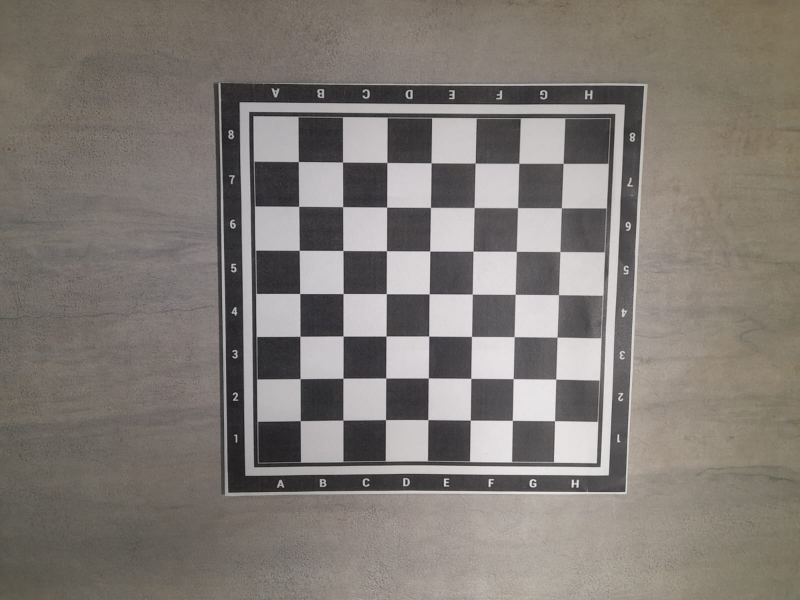
#> input picture imagenes/chess/35.jpeg, 1600 x 1200 px (shown at 1/2 size); its folder holds only this picture in this run
$ jupyter execute Reconstruccion3D_Vision.ipynb   (shell and % lines are left out)
#> lines starting #> are read from the running program, lines starting #| are printed output that depends on the picture; after the words box and inside, x2 and y2 are one past the last pixel; in counts of white or black regions, pixels touching at a corner belong together
## Taller 1 - Reconstrucción 3D a partir de imágenes usando SfM.

### Introducción a la Visión por Computadora

### Luceth Argote

### Importar e instalar librerías.

[cell 1]
import numpy as np
import cv2 as cv
import glob
import pycolmap
import open3d as o3d
import shutil
from tqdm import tqdm
import seaborn as sns

from google.colab.patches import cv2_imshow
import os
import matplotlib.pyplot as plt
from mpl_toolkits.mplot3d import Axes3D

### Calibración de la cámara.

[cell 2]
chessboardSize = (7,7)

frameSize = (358, 268)

[cell 3]
criteria = (cv.TERM_CRITERIA_EPS + cv.TERM_CRITERIA_MAX_ITER, 30, 0.001)

[cell 4]
objp = np.zeros((chessboardSize[0]*chessboardSize[1], 3), np.float32)
objp[:,:2] = np.mgrid[0:chessboardSize[0], 0:chessboardSize[1]].T.reshape(-1, 2)

[cell 5]
objPoints = []
imgPoints = []

[cell 6]
chess = glob.glob('chess/*.jpeg')

[cell 7]
for image in chess:
    img = cv.imread(image)
#> img is the input picture: shape (1200, 1600, 3); mean B, G, R 117.5, 123.2, 129.2
    gray = cv.cvtColor(img, cv.COLOR_BGR2GRAY)

    #Detectar esquinas del tablero
    ret, corners = cv.findChessboardCorners(gray, chessboardSize, None)
#> ret = True; corners = 49 rows, first 8: [596.7, 323.6], [685.6, 324.6], [774.3, 325.3], [862.8, 326.1], [950.6, 326.7], [1038.1, 327], [1126.7, 327.2], [597.8, 413]

    if ret == True:
        objPoints.append(objp)
        corners2 = cv.cornerSubPix(gray, corners, (11,11), (-1,-1), criteria)
#> corners2 = 49 rows, first 8: [596.9, 323.5], [685.5, 324.5], [774.3, 325.4], [862.6, 326.2], [950.7, 326.5], [1038.2, 326.9], [1126.6, 327], [597.8, 413]
        imgPoints.append(corners)

        # Dibujar las esquinas detectadas
        cv.drawChessboardCorners(img, chessboardSize, corners2, ret)
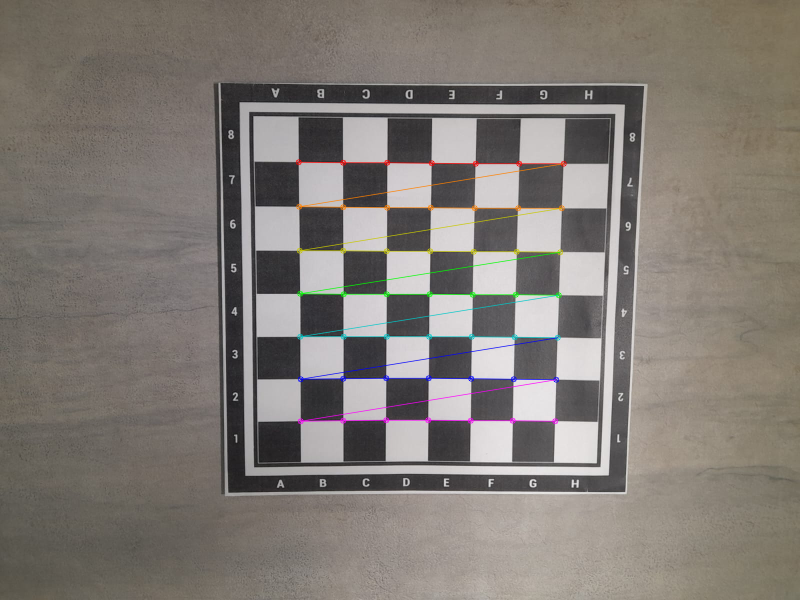
#> img: shape (1200, 1600, 3) (shown at 1/2 size); 1.26% of pixels changed, all inside (x1, y1, x2, y2) = (591, 318, 1134, 849)
        #cv.imshow("Chessboard", img)
        #cv2_imshow(img)
        cv.waitKey(1000)

cv.destroyAllWindows()

[cell 8]
#Calibración
ret, mtx, dist, rvecs, tvecs = cv.calibrateCamera(objPoints, imgPoints, gray.shape[::-1], None, None)
#> ret = 0.266; mtx = [[1867.3, 0, 795.7], [0, 1876.7, 614.1], [0, 0, 1]]; dist = [[0.508, -8.57, 0.0144, -0.00396, 72.57]]; rvecs = ([0.172, -0.0261, 0.00508],); tvecs = ([-2.24, -3.26, 21.17],)

#Guardar parámetros de calibración
np.savez("calibration_data.npz", mtx=mtx, dist=dist)

[cell 9]
#Cargar los parámetros de calibración
calib_data = np.load("calibration_data.npz")
mtx = calib_data["mtx"]
dist = calib_data["dist"]

### Pre-procesamiento de imágenes, Detección de Características y Emparejamiento.

[cell 10]
#Cargar las imagenes del parlante
parlante = glob.glob('parlante/*.jpeg')

Detección de características usando SIFT.

[cell 11]
#Inicializar SIFT
sift = cv.SIFT_create()

keypoints_list = []
descriptors_list = []
loaded_images = []

[cell 12]
for image in parlante:
    print(image)
    img = cv.imread(image)
    h, w = img.shape[:2]

    #Corregir distorsión
    new_camera_mtx, roi = cv.getOptimalNewCameraMatrix(mtx, dist, (w, h), 1, (w, h))
    undistorted = cv.undistort(img, mtx, dist, None, new_camera_mtx)

    #Escala de grises
    gray = cv.cvtColor(undistorted, cv.COLOR_BGR2GRAY)

    #Mejoras de contraste
    clahe = cv.createCLAHE(clipLimit=2.0, tileGridSize=(8,8))
    cl1 = clahe.apply(gray)

    #Reducción de ruido
    denoised = cv.bilateralFilter(cl1, d=9, sigmaColor=75, sigmaSpace=75)

    #Detectar las esquinas
    dst = cv.cornerHarris(denoised, 2, 3, 0.04)

    dst = cv.dilate(dst, None)

    #Seleccionar las esquinas más destacadas
    corners = np.argwhere(dst > 0.01 * dst.max())

    if len(corners) >= 9:  # Si se detectan al menos 9 puntos
        #Dibujar esquinas detectadas
        for x, y in corners[:9]:
            cv.circle(undistorted, (y, x), 5, (0, 255, 0), -1)

    #Aplicar SIFT sobre la imagen
    keypoints, descriptors = sift.detectAndCompute(denoised, None)

    #Guardar resultados
    keypoints_list.append(keypoints)
    descriptors_list.append(descriptors)
    loaded_images.append(denoised)

# Emparejamiento de características con FLANN
FLANN_INDEX_KDTREE = 1
index_params = dict(algorithm=FLANN_INDEX_KDTREE, trees=5)
search_params = dict(checks=50)
flann = cv.FlannBasedMatcher(index_params, search_params)

for i in range(len(loaded_images) - 1):
    img1, img2 = loaded_images[i], loaded_images[i + 1]
    kp1, kp2 = keypoints_list[i], keypoints_list[i + 1]
    des1, des2 = descriptors_list[i], descriptors_list[i + 1]

    matches = flann.knnMatch(des1, des2, k=2)

    good_matches = []
    for m, n in matches:
        if m.distance < 0.75 * n.distance:
            good_matches.append(m)

    # Dibujar los mejores 20 emparejamientos
    img_matches = cv.drawMatches(img1, kp1, img2, kp2, good_matches[:15], None, flags=cv.DrawMatchesFlags_NOT_DRAW_SINGLE_POINTS)
    #cv2_imshow(img_matches)
    #cv.waitKey(500)
    plt.imshow(img_matches)
    plt.show()

cv.destroyAllWindows()

Se puede ver que se obtuvieron buenos emparejamientos por lo que se tomaron buenas fotos, se escogió un buen objeto y se aplicaron correctamente las correcciones.

### Estimación de la matriz fundamental y la matriz escencial.

[cell 13]
# Cargar la matriz de calibración de la cámara
calib_data = np.load("calibration_data.npz")
K = calib_data["mtx"]  # Matriz intrínseca de la cámara

# Listas para almacenar los resultados
matriz_fundamental = []
matriz_escencial = []
rotaciones = []
traslaciones = []

# Asegurar que las listas de keypoints y matches existen
lista_keys = keypoints_list
lista_matches = []

# Calcular los emparejamientos entre imágenes
for i in range(len(loaded_images) - 1):
    des1, des2 = descriptors_list[i], descriptors_list[i + 1]
    matches = flann.knnMatch(des1, des2, k=2)

    good_matches = [m for m, n in matches if m.distance < 0.75 * n.distance]
    lista_matches.append(good_matches)

# Estimar las matrices fundamentales y esenciales
for i in tqdm(range(len(lista_keys) - 1), desc="Calculando matrices"):

    pts1 = np.float32([lista_keys[i][m.queryIdx].pt for m in lista_matches[i]])
    pts2 = np.float32([lista_keys[i + 1][m.trainIdx].pt for m in lista_matches[i]])

    if len(pts1) >= 8:  # Se necesitan al menos 8 puntos para RANSAC
        # Calcular la matriz fundamental
        F, mask = cv.findFundamentalMat(pts1, pts2, cv.FM_RANSAC)
        matriz_fundamental.append(F)

        # Filtrar los inliers después de RANSAC
        pts1 = pts1[mask.ravel() == 1]
        pts2 = pts2[mask.ravel() == 1]

        # Calcular la matriz esencial
        E, mask = cv.findEssentialMat(pts1, pts2, K, cv.RANSAC, prob=0.99999, threshold=0.1)
        matriz_escencial.append(E)

        # Filtrar los inliers nuevamente
        pts1 = pts1[mask.ravel() == 1]
        pts2 = pts2[mask.ravel() == 1]

        # Recuperar rotación y traslación
        _, R, t, _ = cv.recoverPose(E, pts1, pts2, K)
        rotaciones.append(R)
        traslaciones.append(t)

# Imprimir los resultados
print(f"Se calcularon {len(matriz_fundamental)} matrices fundamentales")
print(f"Se calcularon {len(matriz_escencial)} matrices esenciales")
print(f"Se calcularon {len(rotaciones)} rotaciones")
print(f"Se calcularon {len(traslaciones)} traslaciones")

[cell 14]
for i in range(len(matriz_fundamental)):
    print(f"\nPar de imágenes {i}-{i+1}")
    print("Matriz Fundamental (F):\n", np.round(matriz_fundamental[i], 3))
    print("Matriz Esencial (E):\n", np.round(matriz_escencial[i], 3))
    print("Rotación (R):\n", np.round(rotaciones[i], 3))
    print("Traslación (t):\n", np.round(traslaciones[i].ravel(), 3))


$ run again, on imagenes/chess/WhatsApp Image 2025-02-13 at 12.46.18 PM.jpeg
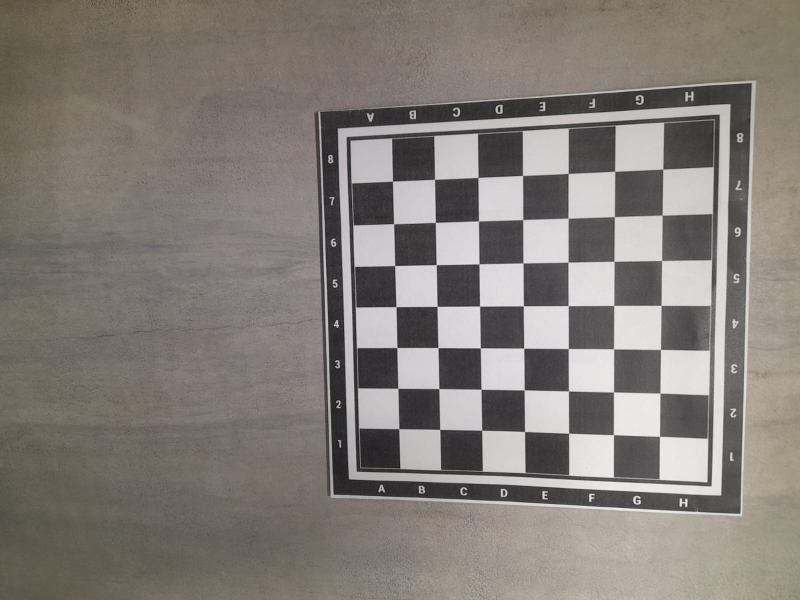
#> input picture imagenes/chess/WhatsApp Image 2025-02-13 at 12.46.18 PM.jpeg, 1600 x 1200 px (shown at 1/2 size)
#> img is the input picture: shape (1200, 1600, 3); mean B, G, R 119.9, 125.4, 131.4
#> `ret, corners = cv.findChessboardCorners(gray, chessboardSize, None)`: ret = True; corners = 49 rows, first 8: [1326.2, 338.4], [1324.6, 430.6], [1322.7, 522.3], [1322.2, 610.6], [1321.4, 699.5], [1320.6, 786.8], [1318.9, 873.5], [1229.8, 343]
#> corners2 = 49 rows, first 8: [1326.1, 338.5], [1324.7, 430.7], [1323.6, 521.5], [1322.6, 611.2], [1321.4, 699.3], [1320.4, 786.7], [1319.4, 873.2], [1229.9, 343]
#> `cv.drawChessboardCorners(img, chessboardSize, corners2, ret)`:
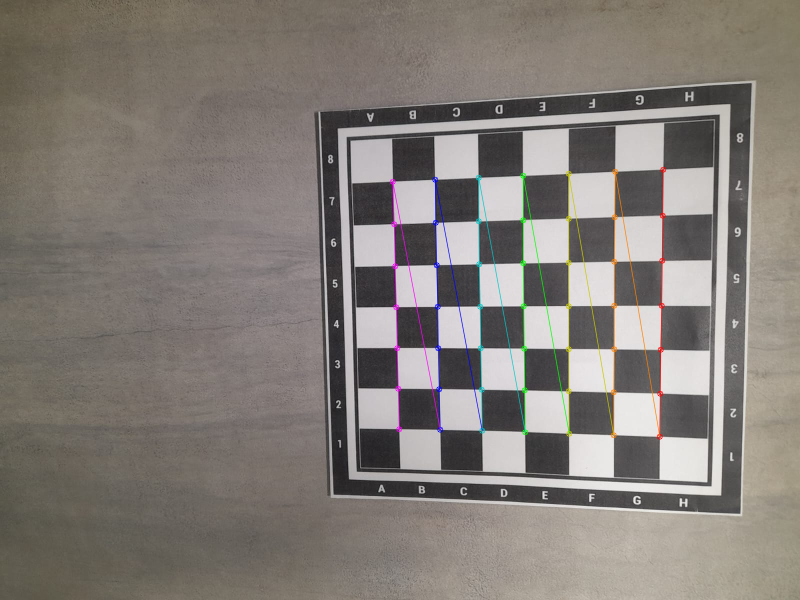
#> img: shape (1200, 1600, 3) (shown at 1/2 size); 1.25% of pixels changed, all inside (x1, y1, x2, y2) = (779, 333, 1333, 880)
#> `ret, mtx, dist, rvecs, tvecs = cv.calibrateCamera(objPoints, imgPoints..`: ret = 0.285; mtx = [[1302.6, 0, 705], [0, 1301.8, 598.1], [0, 0, 1]]; dist = [[0.183, -0.514, 0.00778, -0.0179, 0.734]]; rvecs = ([0.233, 0.0535, 1.54],); tvecs = ([6.85, -2.86, 14.31],)

$ run again, on imagenes/chess/WhatsApp Image 2025-02-13 at 12.46.19 PM (1).jpeg
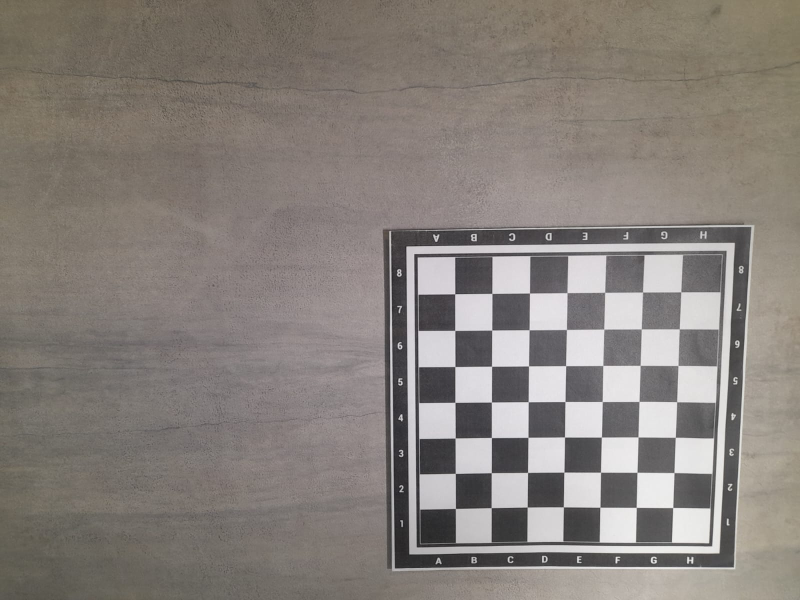
#> input picture imagenes/chess/WhatsApp Image 2025-02-13 at 12.46.19 PM (1).jpeg, 1600 x 1200 px (shown at 1/2 size)
#> img is the input picture: shape (1200, 1600, 3); mean B, G, R 122.9, 128.3, 135
#> `ret, corners = cv.findChessboardCorners(gray, chessboardSize, None)`: ret = True; corners = 49 rows, first 8: [1346.1, 1015.7], [1272.8, 1015], [1200.3, 1014.9], [1127.1, 1014.2], [1054.9, 1014.9], [982.8, 1015.6], [911.5, 1017.3], [1348.5, 945.5]
#> corners2 = 49 rows, first 8: [1345.9, 1015.6], [1272.9, 1015.2], [1200.3, 1014.8], [1127.1, 1014.3], [1054.8, 1014.6], [982.8, 1015.8], [911.3, 1017.4], [1348.4, 945.6]
#> `cv.drawChessboardCorners(img, chessboardSize, corners2, ret)`:
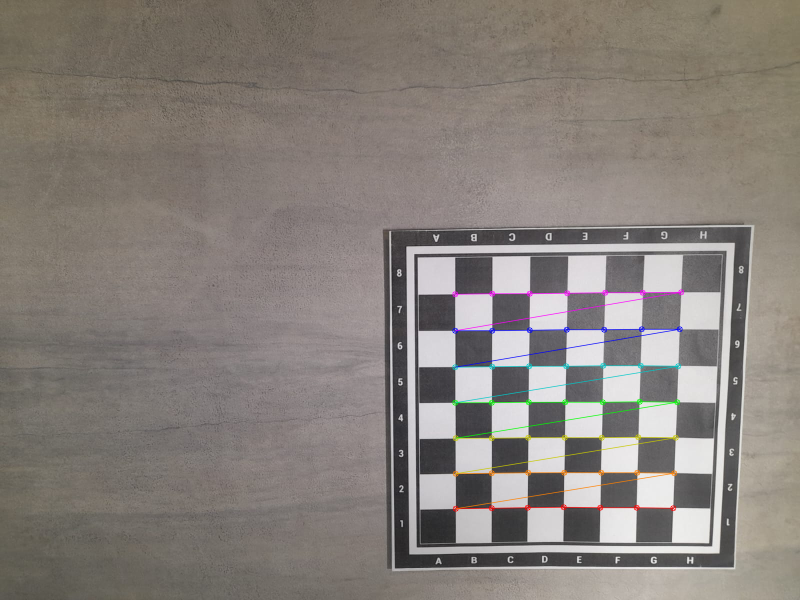
#> img: shape (1200, 1600, 3) (shown at 1/2 size); 1.11% of pixels changed, all inside (x1, y1, x2, y2) = (904, 578, 1369, 1024)
#> `ret, mtx, dist, rvecs, tvecs = cv.calibrateCamera(objPoints, imgPoints..`: ret = 0.318; mtx = [[913, 0, 850.8], [0, 930.7, 334.7], [0, 0, 1]]; dist = [[0.0467, 0.00157, -0.00225, -0.00542, -0.00675]]; rvecs = ([0.00363, -0.178, 3.12],); tvecs = ([6.87, 9.21, 12.89],)

$ run again, on imagenes/chess/WhatsApp Image 2025-02-13 at 12.46.19 PM (2).jpeg
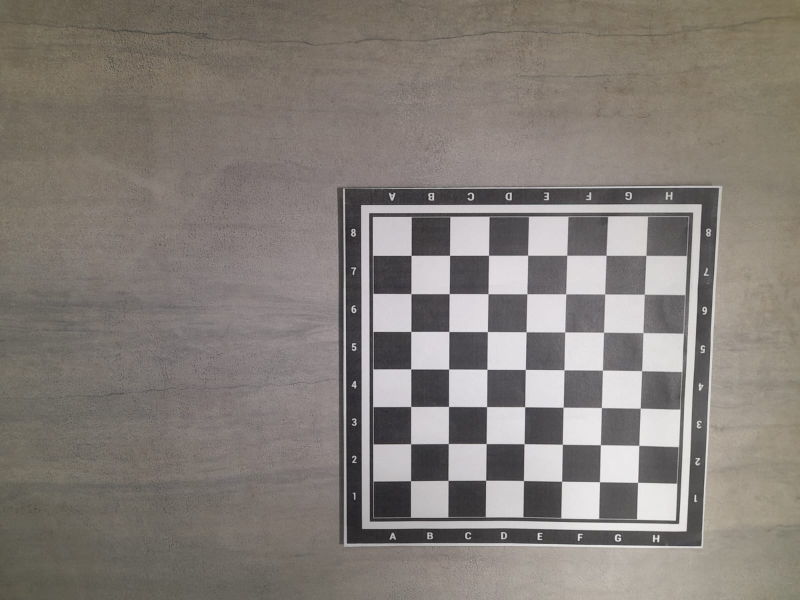
#> input picture imagenes/chess/WhatsApp Image 2025-02-13 at 12.46.19 PM (2).jpeg, 1600 x 1200 px (shown at 1/2 size)
#> img is the input picture: shape (1200, 1600, 3); mean B, G, R 120.5, 126.1, 132.6
#> `ret, corners = cv.findChessboardCorners(gray, chessboardSize, None)`: ret = True; corners = 49 rows, first 8: [822.8, 511.1], [899.6, 510.9], [977.6, 511], [1056, 510.9], [1134.5, 510.4], [1211.7, 510.4], [1292.2, 511.2], [822.2, 587.9]
#> corners2 = 49 rows, first 8: [822.6, 511.1], [899.6, 511], [977.5, 510.9], [1055.7, 510.8], [1134, 510.8], [1212.5, 510.9], [1292.3, 511.1], [822.3, 587.7]
#> `cv.drawChessboardCorners(img, chessboardSize, corners2, ret)`:
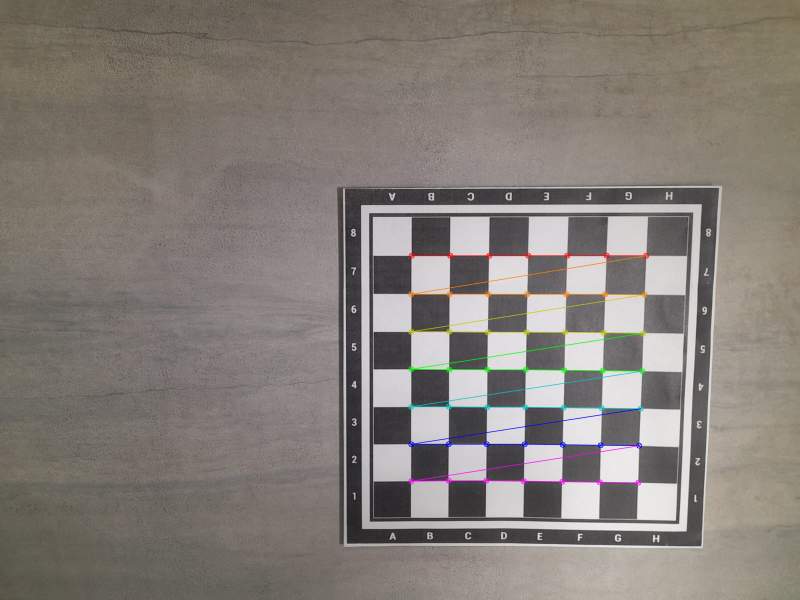
#> img: shape (1200, 1600, 3) (shown at 1/2 size); 1.14% of pixels changed, all inside (x1, y1, x2, y2) = (816, 505, 1299, 972)
#> `ret, mtx, dist, rvecs, tvecs = cv.calibrateCamera(objPoints, imgPoints..`: ret = 0.319; mtx = [[822.7, 0, 799.2], [0, 828.4, 405.4], [0, 0, 1]]; dist = [[0.0402, -0.00531, 0.000933, -0.00401, -0.00403]]; rvecs = ([0.0848, 0.00557, -0.00261],); tvecs = ([0.297, 1.35, 10.61],)

$ run again, on imagenes/chess/WhatsApp Image 2025-02-13 at 12.46.17 PM.jpeg
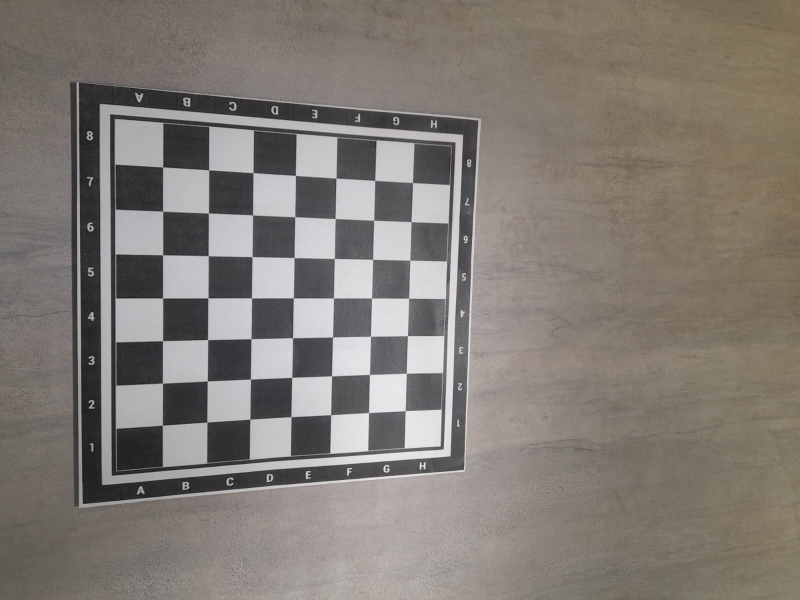
#> input picture imagenes/chess/WhatsApp Image 2025-02-13 at 12.46.17 PM.jpeg, 1600 x 1200 px (shown at 1/2 size)
#> img is the input picture: shape (1200, 1600, 3); mean B, G, R 117.5, 123.5, 130
#> `gray = cv.cvtColor(img, cv.COLOR_BGR2GRAY)`:
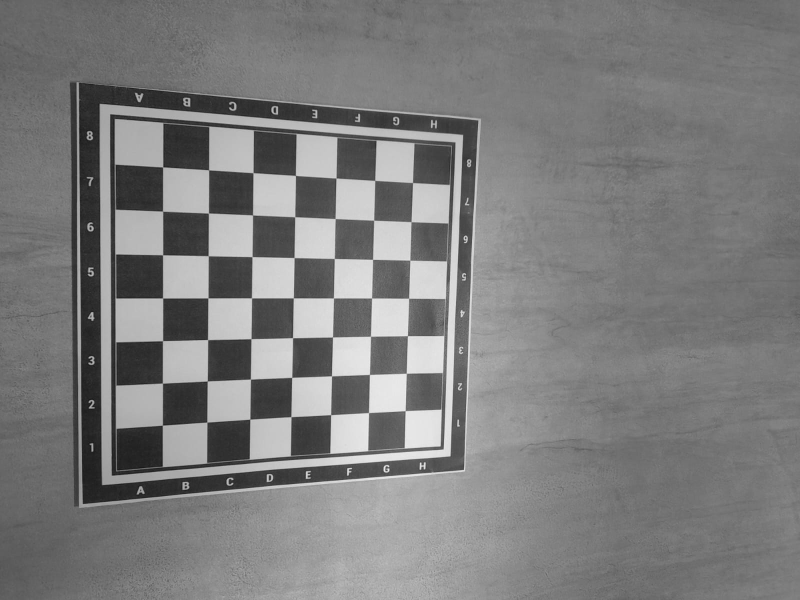
#> gray: shape (1200, 1600) (shown at 1/2 size); min 13, max 244, mean 124.7
#> `ret, corners = cv.findChessboardCorners(gray, chessboardSize, None)`: ret = True; corners = 49 rows, first 8: [325.7, 334.4], [417.5, 340.4], [506.4, 346], [591.5, 351.5], [672.4, 356.5], [749.9, 361], [825.6, 365.4], [325.5, 422.8]
#> corners2 = 49 rows, first 8: [325.7, 334.3], [417.7, 340.2], [506.5, 345.9], [591.3, 351.3], [672.5, 356.5], [750, 361.3], [825.5, 365.5], [325.7, 422.8]
#> `cv.drawChessboardCorners(img, chessboardSize, corners2, ret)`:
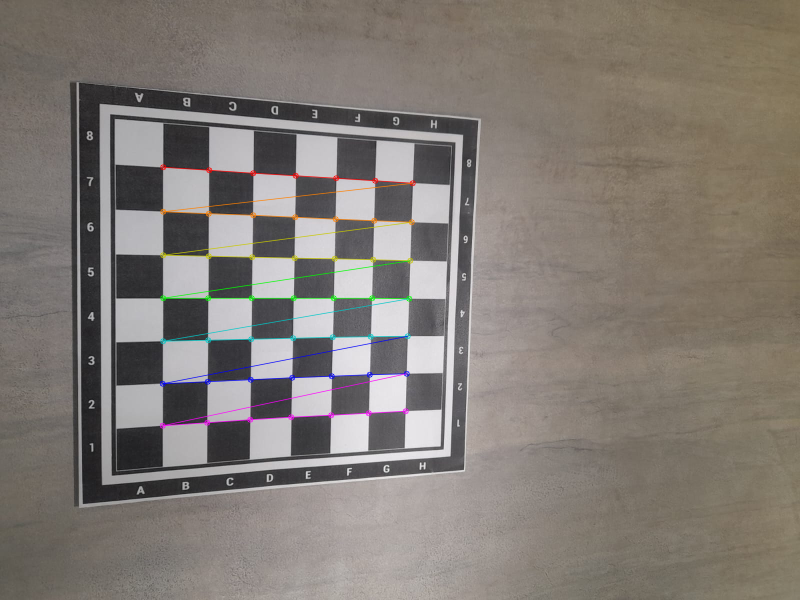
#> img: shape (1200, 1600, 3) (shown at 1/2 size); 1.21% of pixels changed, all inside (x1, y1, x2, y2) = (319, 328, 832, 858)
#> `ret, mtx, dist, rvecs, tvecs = cv.calibrateCamera(objPoints, imgPoints..`: ret = 0.259; mtx = [[1213.8, 0, 848.1], [0, 1217.2, 594.1], [0, 0, 1]]; dist = [[0.141, -0.221, 0.00761, 0.016, 0.00354]]; rvecs = ([0.0979, -0.309, 0.02],); tvecs = ([-6.02, -2.98, 13.91],)
